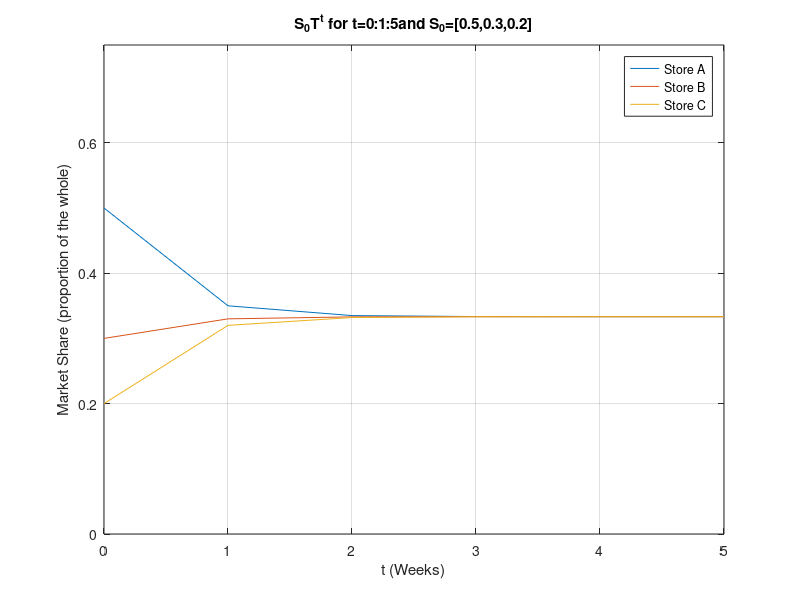

Write the MATLAB code that produced this figure.
S=[0.5,0.3,0.2];
T=[0.4,0.3,0.3;0.3,0.4,0.3;0.3,0.3,0.4];

maxWeeks=5;

a=zeros(maxWeeks+1,3);
a(1,:)=S;

for weeks=1:1:maxWeeks;
  ST=S*T;
  a(weeks+1,:)=ST;
  S=ST;
endfor

t=[0:1:maxWeeks];
plot (t',a)
xlabel("t (Weeks)")
ylabel("Market Share (proportion of the whole)")
axis([0 maxWeeks 0.0 0.75])
grid on
legend("Store A","Store B","Store C")
title("S_0T^t for t=0:1:5and S_0=[0.5,0.3,0.2]")